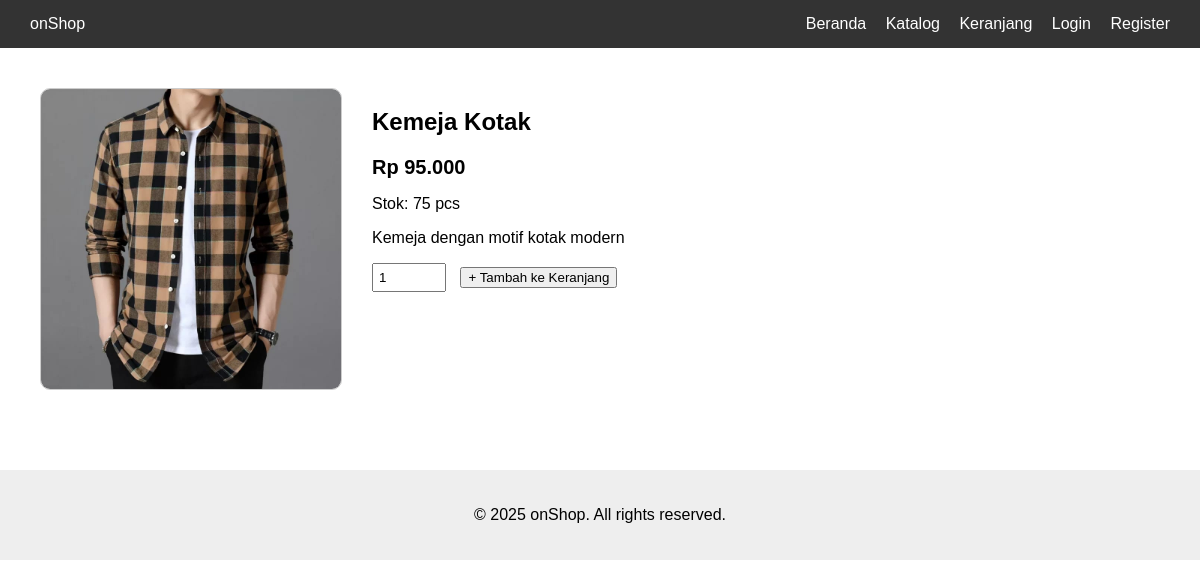
The page /produk.php?id=3 on the database its author committed.
### tables this page shows
CREATE TABLE `produk` (
  `id` int(11) NOT NULL,
  `nama` varchar(100) NOT NULL,
  `harga` int(11) NOT NULL,
  `deskripsi` text DEFAULT NULL,
  `gambar` varchar(255) DEFAULT NULL,
  `stok` int(11) DEFAULT 0,
  `diskon` int(11) DEFAULT 0,
  `kategori` varchar(50) NOT NULL
);

### produk.php (the view, shortened to what this page needs)
<?php
include 'koneksi.php';
$loggedIn = false;
$id = isset($_GET['id']) ? (int)$_GET['id'] : 0;
$query = mysqli_query($conn, "SELECT * FROM produk WHERE id = $id");
$produk = mysqli_fetch_assoc($query);
?>
<!DOCTYPE html>
<html lang="id">
<head>
    <link rel="stylesheet" href="assets/css/style.css">
</head>
<body>
<header>
    <div class="navbar">
        <div class="logo">onShop</div>
        <nav>
            <a href="index.php">Beranda</a>
            <a href="katalog.php">Katalog</a>
            <a href="keranjang.php">Keranjang</a>
            <?php if ($loggedIn): ?>
                <a href="riwayat.php">Riwayat</a>
                <a href="logout.php" class="btn">Logout</a>
            <?php else: ?>
                <a href="login.php" class="btn">Login</a>
                <a href="register.php" class="btn">Register</a>
            <?php endif; ?>
        </nav>
    </div>
</header>
<section class="detail-produk">
    <div class="container">
        <div class="produk-detail">
            <img src="assets/img/<?= $produk['gambar']; ?>" alt="<?= $produk['nama']; ?>">
            <div class="info">
                <h2><?= $produk['nama']; ?></h2>
                <p class="harga">
                    <?php if ($produk['diskon'] > 0): ?>
                        <del>Rp <?= number_format($produk['harga'], 0, ',', '.'); ?></del><br>
                        <strong>
                            Rp <?= number_format($produk['harga'] - ($produk['harga'] * $produk['diskon'] / 100), 0, ',', '.'); ?>
                        </strong>
                    <?php else: ?>
                        <strong>Rp <?= number_format($produk['harga'], 0, ',', '.'); ?></strong>
                    <?php endif; ?>
                </p>
                <p>Stok: <?= $produk['stok']; ?> pcs</p>
                <p><?= nl2br($produk['deskripsi']); ?></p>
                <form action="keranjang_tambah.php" method="post">
                    <input type="number" name="jumlah" value="1" min="1" max="<?= $produk['stok']; ?>">
                    <button type="submit" class="btn">+ Tambah ke Keranjang</button>
                </form>
            </div>
        </div>
    </div>
</section>
<footer>
    <p>&copy; 2025 onShop. All rights reserved.</p>
</footer>
</body>
</html>

### assets/css/style.css (style rules this page uses)
body { font-family: Arial, sans-serif; margin: 0; padding: 0; }
.navbar { background-color: #333; color: white; display: flex; justify-content: space-between; padding: 15px 30px; align-items: center; }
.navbar a { color: white; text-decoration: none; margin-left: 15px; }
footer { background-color: #eee; text-align: center; padding: 20px; margin-top: 40px; }
.detail-produk { padding: 40px; }
.produk-detail { display: flex; gap: 30px; align-items: flex-start; }
.produk-detail img { width: 300px; height: auto; border: 1px solid #ccc; border-radius: 10px; }
.produk-detail .info { max-width: 500px; }
.produk-detail .harga { font-size: 20px; margin: 15px 0; }
.produk-detail form input[type="number"] { width: 60px; padding: 5px; margin-right: 10px; }

### rows shown on the page
produk: gambar (picture), nama "Kemeja Kotak", harga "95.000", stok "75", deskripsi "Kemeja dengan motif kotak modern"
